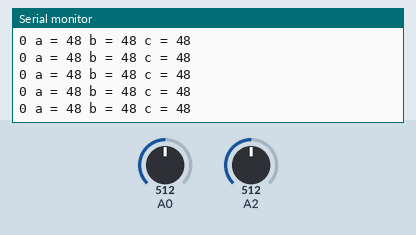
This sketch was run on a simulated Arduino Uno, built with avr-gcc and run on an emulated ATmega328P. Shown: the last lines printed to the serial monitor. The test bench sets the inputs (shaded band); at power-on: A2 = 512, A0 = 512.

Above: at 1.2 s.
1.3 s: A2 set to 361
4.3 s: A2 set to 345
At 5.2 s:
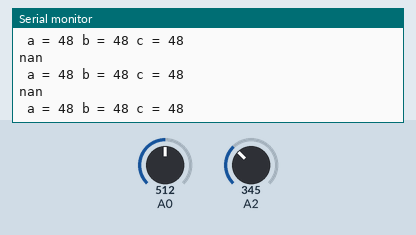
7.3 s: A0 set to 416
10.3 s: A0 set to 404
At 11.3 s:
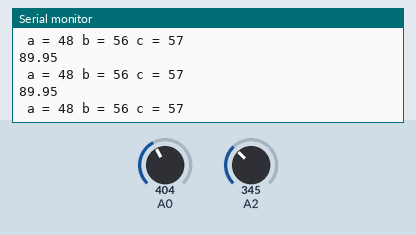
11.8 s: A0 set to 273
At 12.4 s:
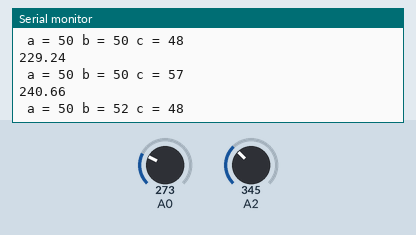
13.3 s: A0 set to 263
At 14.3 s:
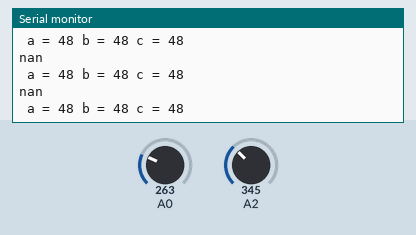
Timing chart, 0 to 15.8 s (numbered marks = the images above; inputs shaded):
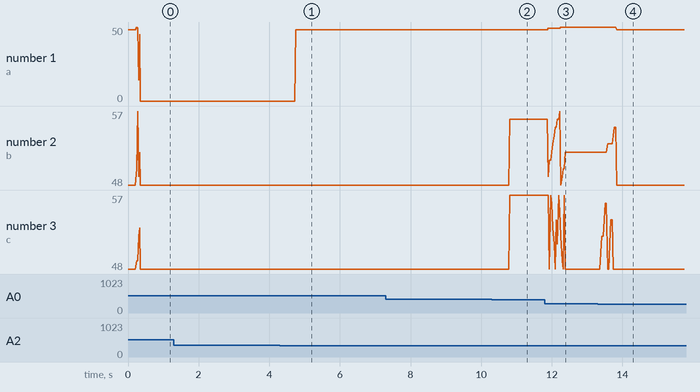

The sketch:

_______.ino
```cpp
#include <SPI.h>
#define SS 10
const unsigned int X_AXIS_PIN = 0;
const unsigned int Y_AXIS_PIN = 1;
const unsigned int Z_AXIS_PIN = 2;
const unsigned int NUM_AXES = 3;
const unsigned int PINS[NUM_AXES] = {
X_AXIS_PIN, Y_AXIS_PIN, Z_AXIS_PIN
};
const unsigned int BUFFER_SIZE = 16;
const unsigned int BAUD_RATE = 9600;
int buffer[NUM_AXES][BUFFER_SIZE];
int buffer_pos[NUM_AXES] = { 0 };
float angle,b;
void setup() {
  // put your setup code here, to run once:
SPI.begin ();
SPI.setClockDivider(SPI_CLOCK_DIV16);
Serial.begin(BAUD_RATE);
}
int get_axis(const int axis) {
delay(1);
buffer[axis][buffer_pos[axis]] = analogRead(PINS[axis]);
buffer_pos[axis] = (buffer_pos[axis] + 1) % BUFFER_SIZE;
long sum = 0;
for (unsigned int i = 0; i < BUFFER_SIZE; i++)
sum += buffer[axis][i];
return round(sum / BUFFER_SIZE);
}
int get_x() { return get_axis(0); }
int get_y() { return get_axis(1); }
int get_z() { return get_axis(2); }
void loop() {
  char c;
  digitalWrite (SS,LOW);
  b = (get_x()-334)/70.0;
  angle=asin(b)*180/3.14;
  int d = angle;
  int z = get_z();
  if (z<346){
  Serial.println (180-angle);
  int d = 180-angle;
  int a =d / 100 + '0';
  int b =(d / 10 )%10 + '0';
  int c = d%10 + '0';
  Serial.print (" a = ");
  Serial.print (a);
  Serial.print (" b = ");
  Serial.print (b);
  Serial.print ( " c = ");
  Serial.println (c);
    SPI.transfer (a);
    SPI.transfer (b);
    SPI.transfer (c);
}
if(z>=346){
  int d = angle;
  Serial.print (d);
  int a =d/10+ '0';
  int b =d%10+'0';
  int c = 0 + '0';
  Serial.print (" a = ");
  Serial.print (a);
  Serial.print (" b = ");
  Serial.print (b);
  Serial.print ( " c = ");
  Serial.println (c);
  SPI.transfer (c);
  SPI.transfer (a);
  SPI.transfer (b);
}

 digitalWrite (SS,HIGH);
 SPI.endTransaction();
}
```

Measured:
- after the input at 4.3 s, the serial monitor: prints a new line after 0.45 s (image 1)
- after the input at 10.3 s, the serial monitor: prints a new line after 0.50 s (image 2)
- after the input at 11.8 s, the serial monitor: prints a new line after 0.09 s (image 3)
- after the input at 13.3 s, the serial monitor: prints a new line after 0.08 s (image 4)
- plotted number 1: 48 → 50 after the input at 11.8 s
- plotted number 2: 48 → 56 after the input at 10.3 s, 56 → 52 after the input at 11.8 s
- plotted number 3: 48 → 57 after the input at 10.3 s
